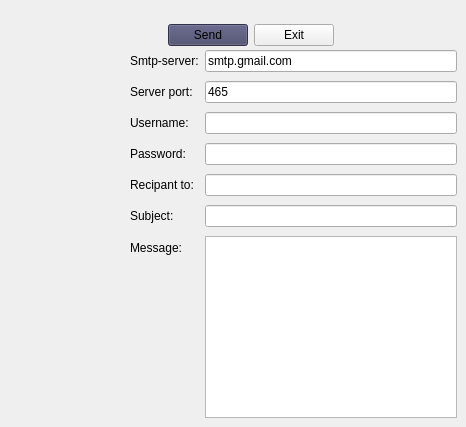
    <widget class="QWidget" name="page_3">
     <widget class="QWidget" name="layoutWidget">
      <property name="geometry">
       <rect>
        <x>130</x>
        <y>20</y>
        <width>204</width>
        <height>30</height>
       </rect>
      </property>
      <layout class="QHBoxLayout" name="horizontalLayout">
       <item>
        <spacer name="horizontalSpacer">
         <property name="orientation">
          <enum>Qt::Horizontal</enum>
         </property>
         <property name="sizeHint" stdset="0">
          <size>
           <width>40</width>
           <height>20</height>
          </size>
         </property>
        </spacer>
       </item>
       <item>
        <widget class="QPushButton" name="sendBtn">
         <property name="styleSheet">
          <string notr="true">background-color: rgb(69, 69, 104);</string>
         </property>
         <property name="text">
          <string>Send</string>
         </property>
        </widget>
       </item>
       <item>
        <widget class="QPushButton" name="exitBtn">
         <property name="text">
          <string>Exit</string>
         </property>
        </widget>
       </item>
      </layout>
     </widget>
     <widget class="QWidget" name="layoutWidget_2">
      <property name="geometry">
       <rect>
        <x>130</x>
        <y>50</y>
        <width>327</width>
        <height>368</height>
       </rect>
      </property>
      <layout class="QFormLayout" name="formLayout">
       <property name="fieldGrowthPolicy">
        <enum>QFormLayout::ExpandingFieldsGrow</enum>
       </property>
       <property name="rowWrapPolicy">
        <enum>QFormLayout::WrapLongRows</enum>
       </property>
       <property name="verticalSpacing">
        <number>9</number>
       </property>
       <item row="0" column="0">
        <widget class="QLabel" name="label_7">
         <property name="text">
          <string>Smtp-server:</string>
         </property>
        </widget>
       </item>
       <item row="0" column="1">
        <widget class="QLineEdit" name="server">
         <property name="text">
          <string>smtp.gmail.com</string>
         </property>
        </widget>
       </item>
       <item row="1" column="0">
        <widget class="QLabel" name="label_8">
         <property name="text">
          <string>Server port:</string>
         </property>
        </widget>
       </item>
       <item row="1" column="1">
        <widget class="QLineEdit" name="port">
         <property name="text">
          <string>465</string>
         </property>
        </widget>
       </item>
       <item row="2" column="0">
        <widget class="QLabel" name="label_9">
         <property name="text">
          <string>Username:</string>
         </property>
        </widget>
       </item>
       <item row="2" column="1">
        <widget class="QLineEdit" name="uname"/>
       </item>
       <item row="3" column="0">
        <widget class="QLabel" name="label_10">
         <property name="text">
          <string>Password:</string>
         </property>
        </widget>
       </item>
       <item row="3" column="1">
        <widget class="QLineEdit" name="paswd">
         <property name="inputMask">
          <string/>
         </property>
         <property name="echoMode">
          <enum>QLineEdit::Password</enum>
         </property>
        </widget>
       </item>
       <item row="4" column="0">
        <widget class="QLabel" name="label_11">
         <property name="text">
          <string>Recipant to:</string>
         </property>
        </widget>
       </item>
       <item row="4" column="1">
        <widget class="QLineEdit" name="rcpt"/>
       </item>
       <item row="5" column="0">
        <widget class="QLabel" name="label_12">
         <property name="text">
          <string>Subject:</string>
         </property>
        </widget>
       </item>
       <item row="5" column="1">
        <widget class="QLineEdit" name="subject"/>
       </item>
       <item row="6" column="0">
        <widget class="QLabel" name="label_19">
         <property name="text">
          <string>Message:</string>
         </property>
        </widget>
       </item>
       <item row="6" column="1">
        <widget class="QPlainTextEdit" name="msg"/>
       </item>
      </layout>
     </widget>
    </widget>
